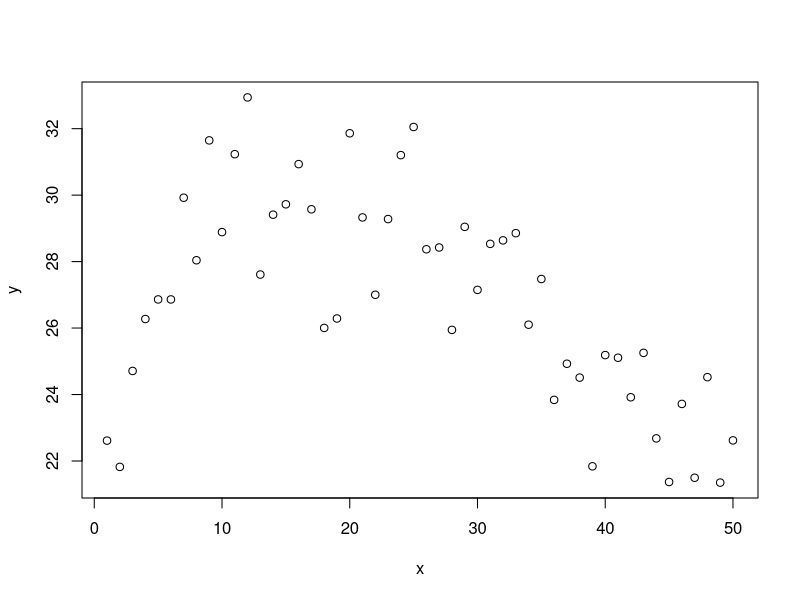

Write R code to recreate this figure. (Note: this script raises an error after producing the figure.)
## ---- chunk 1
x <- seq(1, 50, by = 1)
set.seed(42)
y <- 15 + 15*sin(sqrt(x*.15  - x*.006))+ rnorm(length(x), 0, 1.5)
plot(x, y)

splines_df <- data.frame(x, y)
m_spline_tp <- gam(y ~ s(x, bs = "tp"), method = "REML", data = splines_df)
m_spline_bs <- gam(y ~ s(x, bs = "bs", k = 7), data = splines_df)
m_spline_tpresid <- gam(list(y ~ 1, ~s(x, bs = "tp")), 
                        family = gaulss(),
                        data = splines_df)

splines_df$tp_spline <- predict(m_spline_tp, type = "response")
splines_df$tp_spline_se <- predict(m_spline_tp, type = "response", se.fit = T)$se.fit
splines_df$bs_spline <- predict(m_spline_bs, type = "response")
splines_df$bs_spline_se <- predict(m_spline_bs, type = "response", se.fit = T)$se.fit

knots <- m_spline_bs$smooth[[1]]$knots

coef(m_spline_bs)[grep("s\\(x\\)", names(coef(m_spline_bs)))]
## ---- chunk 2
beta_smooth <- coef(m_spline_bs)[grep("s\\(x\\)", names(coef(m_spline_bs)))]

Xp <- predict(m_spline_bs, type = "lpmatrix")  # each column = basis function

# Remove intercept column for plotting
Xp_smooth <- Xp[, grep("s\\(x\\)", colnames(Xp))]

# Plot basis functions
matplot(x, Xp_smooth, type = "l", lty = 1, col = rainbow(ncol(Xp_smooth)),
        main = "Spline Basis Functions", xlab = "x", ylab = "Basis value")

# Add contribution from each basis function
y_basis <- sweep(Xp_smooth, 2, beta_smooth, "*")
matplot(x, y_basis, type = "l", lty = 1, col = rainbow(ncol(Xp_smooth)),
        main = "Contribution of Each Basis Function", xlab = "x", ylab = "Contribution")
## ---- chunk 3
df_basis <- as.data.frame(cbind(x, Xp_smooth)) %>% 
  pivot_longer(cols = `s(x).1`:`s(x).6`)
## ---- chunk 4
splines_df %>% 
  ggplot(aes(x, y))+  
  geom_line(aes(y = 18 + value*10, 
                group = name, 
                color = name),
            show.legend = F,
            data = df_basis, 
            alpha = .6)+
  theme_classic()+
  theme(panel.border = element_blank(), 
        panel.grid = element_blank())+
  geom_vline(aes(xintercept = knots), data = data.frame(knots), linetype = 2)+
  geom_line(aes(y = bs_spline+(bs_spline_se*1.96)), linetype = 2)+
  geom_line(aes(y = bs_spline-(bs_spline_se*1.96)), linetype = 2)+
  geom_line(aes(y = bs_spline))+
  coord_cartesian(xlim = c(0, 50))+
  labs(x = "Columns (x1)", y = "y or f(x1)")+
  geom_point()
## ---- chunk 5
matplot(x, rowSums(y_basis), type = "l", lty = 1, col = rainbow(ncol(Xp_smooth)),
        main = "Contribution of Each Basis Function", xlab = "x", ylab = "Contribution")
